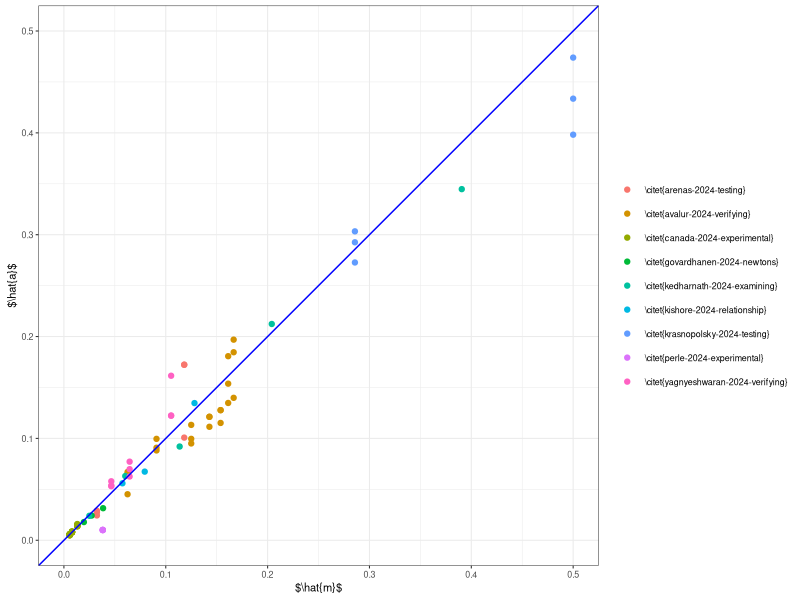

Write R code to recreate this figure.
library(ggplot2)
raw <- read.csv("all.csv",header=TRUE)

library(dplyr)
data <- mutate(
 raw,
 ameas.ms2 = 2*x.m/t.s^2,
 mhat = m2.kg/(m1.kg+m2.kg+mc.kg),
 ahat = ameas.ms2/9.81,
 )

library(svglite)
library(scales)
fig2 <- ggplot(data)+geom_point(aes(x=mhat,y=ahat,color=source))+
     ylim(0,0.5)+xlim(0,0.5)+
     geom_abline(slope=1.0,intercept=0.0,color='blue')+
     xlab('$\\hat{m}$')+
    ylab('$\\hat{a}$')+
    scale_color_manual(values=hue_pal()(9),
                         name=NULL,
                         labels=c("\\citet{arenas-2024-testing}",
                                  "\\citet{avalur-2024-verifying}",
                                  "\\citet{canada-2024-experimental}",
                                  "\\citet{govardhanen-2024-newtons}",
                                  "\\citet{kedharnath-2024-examining}",
                                  "\\citet{kishore-2024-relationship}",
                                  "\\citet{krasnopolsky-2024-testing}",
                                  "\\citet{perle-2024-experimental}",
                                  "\\citet{yagnyeshwaran-2024-verifying}"))+
    theme_bw(base_size=8)+
    guides(color=guide_legend(position="right"))+
    theme(aspect.ratio=1)
svglite('fig3.svg',width=6,height=4,pointsize=8)
print(fig2)
dev.off()

fit <- lm(ahat~mhat-1,data)
summary(fit)
